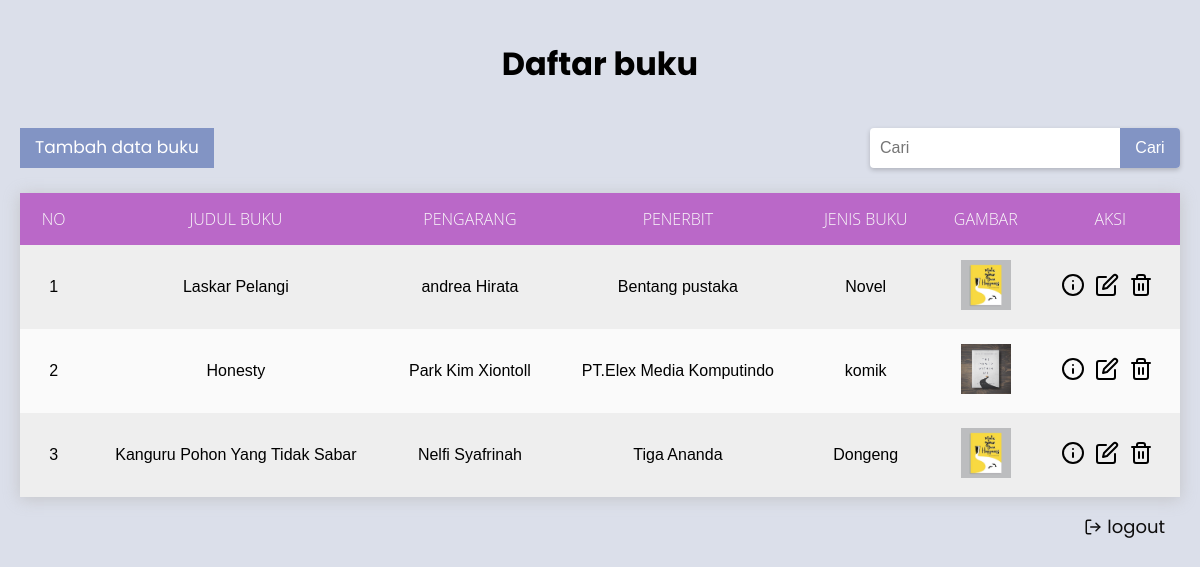
The app's page /crud2/index.php (signed in) with its own data.
### tables this page shows
CREATE TABLE `buku` (
  `id` int(11) NOT NULL,
  `nama` varchar(100) NOT NULL,
  `pengarang` varchar(100) NOT NULL,
  `penerbit` varchar(100) NOT NULL,
  `jenis` varchar(100) NOT NULL,
  `gambar` varchar(100) NOT NULL
);

### crud2/functions.php (called while the page is built, shortened)
<?php
       $conn = mysqli_connect("localhost", "root", "", "phpcrud");
       function query($query) {
              global $conn;
              $result = mysqli_query($conn , $query);
              $rows = [];
              while ( $row = mysqli_fetch_assoc($result)) {
                     $rows[] = $row;
              }
              return $rows;
       }

### crud2/index.php (the view, shortened to what this page needs)
<?php
require 'functions.php';
$buku = query("SELECT * FROM buku");
?>
<!DOCTYPE html>
<html lang="en">
<head>
    <link rel="stylesheet" href="css/style.css">
</head>
<body>
    <h1 class="judul">Daftar buku</h1>
    <div class="bungkus">
        <div class="header">
            <a class="tambah" href="tambah.php">Tambah data buku</a>
            <form class="cari" action="" method="post">
                <div class="search-container">
                    <input type="text" placeholder="Cari" name="keyword" autocomplete="off" class="search-input">
                    <button type="submit" name="cari" class="search-button">Cari</button>
                </div>
            </form>
        </div>
        <div class="table-middle">
            <table class="table">
                <tr>
                    <th>No</th>
                    <th>Judul buku</th>
                    <th>pengarang</th>
                    <th>penerbit</th>
                    <th>Jenis buku</th>
                    <th>gambar</th>
                    <th>aksi</th>
                </tr>
                <?php $i = 1; ?>
                <?php foreach ($buku as $row) : ?>
                    <tr>
                        <td><?= $i; ?></td>
                        <td><?= $row["nama"] ?></td>
                        <td><?= $row["pengarang"] ?></td>
                        <td><?= $row["penerbit"] ?></td>
                        <td><?= $row["jenis"] ?></td>
                        <td><img src="img/<?= $row["gambar"]; ?>" width="50" alt=""></td>
                        <td>
                            <div style="display: flex; gap: 10px">
                                <a class="detail" href="detail.php?id=<?= $row["id"]; ?>"></a>
                                <a class="ubah" href="ubah.php?id=<?= $row["id"]; ?>"></a>
                                <a class="hapus" href="hapus.php?id=<?= $row["id"]; ?>" onclick="return confirm('yakin?');"></a>
                            </div>
                    </tr>
                    <?php $i++; ?>
                <?php endforeach; ?>
            </table>
        </div>
        <div class="footer">
            <a class="logout " href="logout.php">logout</a>
        </div>
    </div>
</body>
</html>

### crud2/css/style.css (style rules this page uses)
html { background-color: #DBDFEA; }
* { margin:0; padding: 0; outline: 0; }
body { font-family: "Poppins"; }
.tambah { background-color: #8294C4; color: white; border: none; padding: 6px 15px; cursor: pointer; font-size: 17px; }
.header { padding-bottom: 25px; display: flex; justify-content: space-between; }
.bungkus { padding: 0 20px; }
.cari { display: flex; justify-content: center; font-size: 18px; }
.search-container { position: relative; display: flex; }
.search-input { height: 40px; padding: 0 10px; border: none; box-shadow: 0 2px 5px rgba(0, 0, 0, 0.2); border-radius: 4px; font-size: 16px; outline: none; width: 290px; }
.search-button { position: absolute; right: 0; top: 0; height: 40px; width: 60px; border: none; background-color: #8294C4; color: #fff; border-radius: 0 4px 4px 0; font-size: 16px; cursor: pointer; transition: all 0.3s ease; }
.table-middle { display: flex; justify-content: center; }
table { width: 100%; border-collapse: collapse; border-spacing: 0; box-shadow: 0 2px 15px rgba(186, 185, 185, 0.7); overflow: hidden; }
h1 { text-align: center; }
.judul { margin-top: 40px; margin-bottom: 40px; font-family: "Poppins"; }
.logout { border-radius: 5px; margin: 0 0 0 auto; padding: 15px; color: #f4ede5; font-size: 18px; text-decoration: none; display: flex; justify-content: flex-end; align-items: center; gap: 5px; font-size: 18px; color: rgb(14, 13, 13); border: none; padding: 6px 15px; cursor: pointer; }
.footer { display: flex; justify-content: flex-end; padding: 10px 0; }
a { text-decoration: none; }
td , th { padding: 15px 20px; text-align: center; align-items: center; }
th { background-color: #ba68c8; color: #fafafa; font-family: 'Open Sans',Sans-serif; font-weight: 200; text-transform: uppercase; }
tr { width: 100%; background-color: #fafafa; font-family: 'Montserrat', sans-serif; }
tr:nth-child(even) { background-color: #eeeeee; }
.detail { color: black; }
.ubah { color: black; }
.hapus { color: black; }

### records on screen
buku: nama "Laskar Pelangi", pengarang "andrea Hirata", penerbit "Bentang pustaka", jenis "Novel", gambar (picture)
buku: nama "Honesty", pengarang "Park Kim Xiontoll", penerbit "PT.Elex Media Komputindo", jenis "komik", gambar (picture)
buku: nama "Kanguru Pohon Yang Tidak Sabar", pengarang "Nelfi Syafrinah", penerbit "Tiga Ananda", jenis "Dongeng", gambar (picture)
